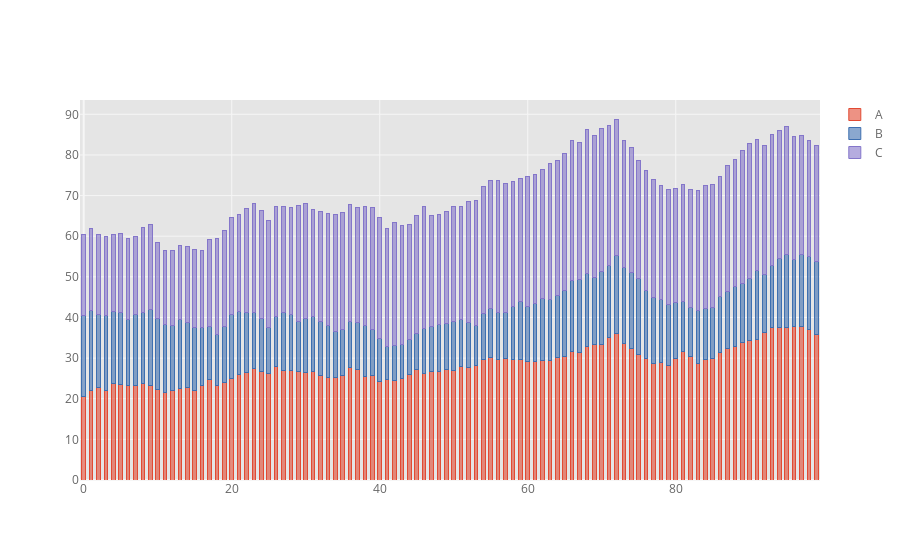

Notebook code cell kept with this figure:
### Code cell
cf.set_config_file(theme='ggplot')
df.iplot( kind='bar' , barmode='stack' , bargap=0.5)
